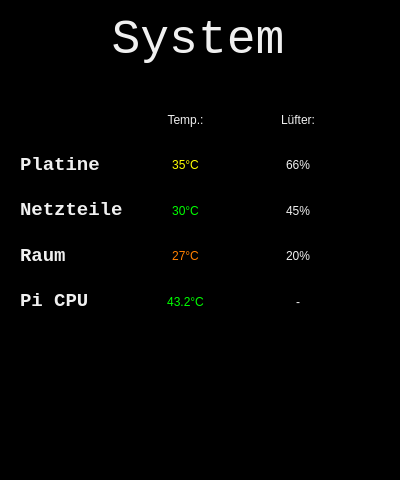
<?xml version="1.0" encoding="UTF-8"?>
<ui version="4.0">
 <class>einstellung</class>
 <widget class="QDialog" name="einstellung">
  <property name="geometry">
   <rect>
    <x>0</x>
    <y>0</y>
    <width>400</width>
    <height>480</height>
   </rect>
  </property>
  <property name="sizePolicy">
   <sizepolicy hsizetype="Fixed" vsizetype="Fixed">
    <horstretch>0</horstretch>
    <verstretch>0</verstretch>
   </sizepolicy>
  </property>
  <property name="maximumSize">
   <size>
    <width>800</width>
    <height>480</height>
   </size>
  </property>
  <property name="windowTitle">
   <string>Dialog</string>
  </property>
  <property name="styleSheet">
   <string notr="true">background-color: rgb(0, 0, 0);
font: &quot;Courier New&quot;;</string>
  </property>
  <widget class="QLabel" name="label">
   <property name="geometry">
    <rect>
     <x>0</x>
     <y>15</y>
     <width>396</width>
     <height>50</height>
    </rect>
   </property>
   <property name="font">
    <font>
     <family>Courier New</family>
     <pointsize>36</pointsize>
     <weight>50</weight>
     <italic>false</italic>
     <bold>false</bold>
    </font>
   </property>
   <property name="styleSheet">
    <string notr="true">font: 36pt &quot;Courier New&quot;;
color: rgb(240, 240, 240);</string>
   </property>
   <property name="text">
    <string>System</string>
   </property>
   <property name="alignment">
    <set>Qt::AlignCenter</set>
   </property>
  </widget>
  <widget class="QWidget" name="gridLayoutWidget">
   <property name="geometry">
    <rect>
     <x>20</x>
     <y>100</y>
     <width>331</width>
     <height>221</height>
    </rect>
   </property>
   <layout class="QGridLayout" name="gridLayout">
    <item row="4" column="0">
     <widget class="QLabel" name="label_5">
      <property name="font">
       <font>
        <family>Courier New</family>
        <pointsize>14</pointsize>
        <weight>50</weight>
        <italic>false</italic>
        <bold>false</bold>
       </font>
      </property>
      <property name="styleSheet">
       <string notr="true">font: 14pt &quot;Courier New&quot;;
color: rgb(240, 240, 240);</string>
      </property>
      <property name="text">
       <string>&lt;html&gt;&lt;head/&gt;&lt;body&gt;&lt;p&gt;&lt;span style=&quot; font-weight:600;&quot;&gt;Raum&lt;/span&gt;&lt;/p&gt;&lt;/body&gt;&lt;/html&gt;</string>
      </property>
     </widget>
    </item>
    <item row="1" column="2">
     <widget class="QLabel" name="label_2">
      <property name="styleSheet">
       <string notr="true">font: 14pt &quot;Courier New&quot;;
color: rgb(240, 240, 240);</string>
      </property>
      <property name="text">
       <string>Lüfter:</string>
      </property>
      <property name="alignment">
       <set>Qt::AlignCenter</set>
      </property>
     </widget>
    </item>
    <item row="3" column="2">
     <widget class="QLabel" name="label_fan_netz">
      <property name="styleSheet">
       <string notr="true">font: 14pt &quot;Courier New&quot;;
color: rgb(240, 240, 240);</string>
      </property>
      <property name="text">
       <string>45%</string>
      </property>
      <property name="alignment">
       <set>Qt::AlignCenter</set>
      </property>
     </widget>
    </item>
    <item row="1" column="1">
     <widget class="QLabel" name="label_9">
      <property name="styleSheet">
       <string notr="true">font: 14pt &quot;Courier New&quot;;
color: rgb(240, 240, 240);</string>
      </property>
      <property name="text">
       <string>Temp.:</string>
      </property>
      <property name="alignment">
       <set>Qt::AlignCenter</set>
      </property>
     </widget>
    </item>
    <item row="4" column="2">
     <widget class="QLabel" name="label_fan_raum">
      <property name="styleSheet">
       <string notr="true">font: 14pt &quot;Courier New&quot;;
color: rgb(240, 240, 240);</string>
      </property>
      <property name="text">
       <string>20%</string>
      </property>
      <property name="alignment">
       <set>Qt::AlignCenter</set>
      </property>
     </widget>
    </item>
    <item row="2" column="0">
     <widget class="QLabel" name="label_3">
      <property name="font">
       <font>
        <family>Courier New</family>
        <pointsize>14</pointsize>
        <weight>50</weight>
        <italic>false</italic>
        <bold>false</bold>
       </font>
      </property>
      <property name="styleSheet">
       <string notr="true">font: 14pt &quot;Courier New&quot;;
color: rgb(240, 240, 240);</string>
      </property>
      <property name="text">
       <string>&lt;html&gt;&lt;head/&gt;&lt;body&gt;&lt;p&gt;&lt;span style=&quot; font-weight:600;&quot;&gt;Platine&lt;/span&gt;&lt;/p&gt;&lt;/body&gt;&lt;/html&gt;</string>
      </property>
     </widget>
    </item>
    <item row="2" column="2">
     <widget class="QLabel" name="label_fan_plat">
      <property name="styleSheet">
       <string notr="true">font: 14pt &quot;Courier New&quot;;
color: rgb(240, 240, 240);</string>
      </property>
      <property name="text">
       <string>66%</string>
      </property>
      <property name="alignment">
       <set>Qt::AlignCenter</set>
      </property>
     </widget>
    </item>
    <item row="2" column="1">
     <widget class="QLabel" name="label_temp_plat">
      <property name="styleSheet">
       <string notr="true">font: 14pt &quot;Courier New&quot;;
color:rgb(255,255,0);</string>
      </property>
      <property name="text">
       <string>35°C</string>
      </property>
      <property name="alignment">
       <set>Qt::AlignCenter</set>
      </property>
     </widget>
    </item>
    <item row="3" column="0">
     <widget class="QLabel" name="label_4">
      <property name="font">
       <font>
        <family>Courier New</family>
        <pointsize>14</pointsize>
        <weight>50</weight>
        <italic>false</italic>
        <bold>false</bold>
       </font>
      </property>
      <property name="styleSheet">
       <string notr="true">font: 14pt &quot;Courier New&quot;;
color: rgb(240, 240, 240);</string>
      </property>
      <property name="text">
       <string>&lt;html&gt;&lt;head/&gt;&lt;body&gt;&lt;p&gt;&lt;span style=&quot; font-weight:600;&quot;&gt;Netzteile&lt;/span&gt;&lt;/p&gt;&lt;/body&gt;&lt;/html&gt;</string>
      </property>
     </widget>
    </item>
    <item row="4" column="1">
     <widget class="QLabel" name="label_temp_raum">
      <property name="styleSheet">
       <string notr="true">font: 14pt &quot;Courier New&quot;;
color:rgb(255,127,0);</string>
      </property>
      <property name="text">
       <string>27°C</string>
      </property>
      <property name="alignment">
       <set>Qt::AlignCenter</set>
      </property>
     </widget>
    </item>
    <item row="3" column="1">
     <widget class="QLabel" name="label_temp_netz">
      <property name="styleSheet">
       <string notr="true">font: 14pt &quot;Courier New&quot;;
color:rgb(0,255,0);</string>
      </property>
      <property name="text">
       <string>30°C</string>
      </property>
      <property name="alignment">
       <set>Qt::AlignCenter</set>
      </property>
     </widget>
    </item>
    <item row="5" column="0">
     <widget class="QLabel" name="label_13">
      <property name="font">
       <font>
        <family>Courier New</family>
        <pointsize>14</pointsize>
        <weight>50</weight>
        <italic>false</italic>
        <bold>false</bold>
       </font>
      </property>
      <property name="styleSheet">
       <string notr="true">font: 14pt &quot;Courier New&quot;;
color: rgb(240, 240, 240);</string>
      </property>
      <property name="text">
       <string>&lt;html&gt;&lt;head/&gt;&lt;body&gt;&lt;p&gt;&lt;span style=&quot; font-weight:600;&quot;&gt;Pi CPU&lt;/span&gt;&lt;/p&gt;&lt;/body&gt;&lt;/html&gt;</string>
      </property>
     </widget>
    </item>
    <item row="5" column="1">
     <widget class="QLabel" name="label_temp_pi">
      <property name="styleSheet">
       <string notr="true">font: 14pt &quot;Courier New&quot;;
color:rgb(0,255,0);</string>
      </property>
      <property name="text">
       <string>43.2°C</string>
      </property>
      <property name="alignment">
       <set>Qt::AlignCenter</set>
      </property>
     </widget>
    </item>
    <item row="5" column="2">
     <widget class="QLabel" name="label_15">
      <property name="styleSheet">
       <string notr="true">font: 14pt &quot;Courier New&quot;;
color: rgb(240, 240, 240);</string>
      </property>
      <property name="text">
       <string>-</string>
      </property>
      <property name="alignment">
       <set>Qt::AlignCenter</set>
      </property>
     </widget>
    </item>
   </layout>
  </widget>
  <widget class="QPushButton" name="pushButton_back">
   <property name="geometry">
    <rect>
     <x>320</x>
     <y>400</y>
     <width>71</width>
     <height>70</height>
    </rect>
   </property>
   <property name="text">
    <string/>
   </property>
   <property name="icon">
    <iconset resource="bilder.qrc">
     <normaloff>:/bilder/Icons/arrow_left_icon.png</normaloff>:/bilder/Icons/arrow_left_icon.png</iconset>
   </property>
   <property name="iconSize">
    <size>
     <width>50</width>
     <height>50</height>
    </size>
   </property>
   <property name="flat">
    <bool>true</bool>
   </property>
  </widget>
  <widget class="QPushButton" name="pushButton_Off">
   <property name="geometry">
    <rect>
     <x>10</x>
     <y>400</y>
     <width>70</width>
     <height>70</height>
    </rect>
   </property>
   <property name="text">
    <string/>
   </property>
   <property name="icon">
    <iconset resource="bilder.qrc">
     <normaloff>:/bilder/Icons/shutdown-icon.png</normaloff>:/bilder/Icons/shutdown-icon.png</iconset>
   </property>
   <property name="iconSize">
    <size>
     <width>70</width>
     <height>70</height>
    </size>
   </property>
   <property name="flat">
    <bool>true</bool>
   </property>
  </widget>
 </widget>
 <resources>
  <include location="bilder.qrc"/>
 </resources>
 <connections/>
</ui>
